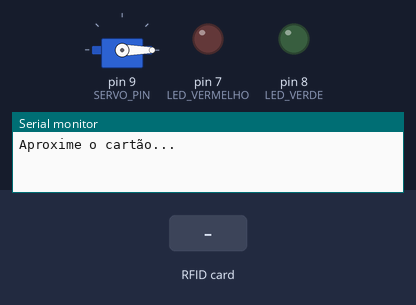
Simulated run of this sketch. Board: Arduino Uno, built with avr-gcc and run on an emulated ATmega328P. Parts: servo, output pins drawn as LEDs (lit = HIGH), the last lines printed to the serial monitor. Dashed ring = blinking. The test bench sets the inputs (shaded band). Pins used as bus, display or sensor lines are not drawn.

Above: at 1.2 s.
1.3 s: RFID card E3 2F AC 0F held to the reader
At 1.7 s:
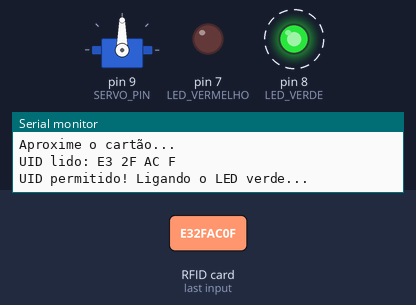
Timing chart, 0 to 8.8 s (numbered marks = the images above; inputs shaded):
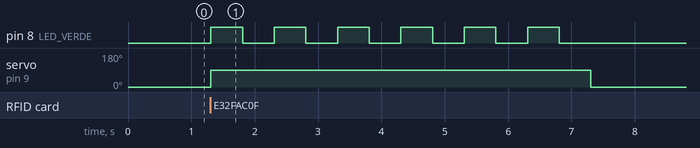

The sketch:

portaria_condominio.ino
```cpp
#include <SPI.h>
#include <MFRC522.h>
#include <Servo.h>

#define RST_PIN 5        // Pino RST do módulo RFID
#define SS_PIN 10        // Pino SDA do módulo RFID
#define LED_VERDE 8      // Porta do LED verde
#define LED_VERMELHO 7   // Porta do LED vermelho
#define SERVO_PIN 9      // Porta do servo

MFRC522 rfid(SS_PIN, RST_PIN);
Servo meuServo;
byte uidPermitido[] = {0xE3, 0x2F, 0xAC, 0x0F}; // alterar para o seu UID

void piscarLedVermelho() {
  for (int i = 0; i < 6; i++) {
    digitalWrite(LED_VERMELHO, HIGH);
    delay(500);
    digitalWrite(LED_VERMELHO, LOW);
    delay(500);
  }
}

void piscarLedVerde() {
  for (int i = 0; i < 6; i++) {
    digitalWrite(LED_VERDE, HIGH);
    delay(500);
    digitalWrite(LED_VERDE, LOW);
    delay(500);
  }
}

bool verificarUID(byte *uidLido, byte tamanhoUID, byte *uidPermitido) {
  for (byte i = 0; i < tamanhoUID; i++) {
    if (uidLido[i] != uidPermitido[i]) {
      return false;
    }
  }
  return true;
}


void setup() {
  Serial.begin(9600);
  SPI.begin();
  rfid.PCD_Init();
  meuServo.attach(SERVO_PIN);
  meuServo.write(0);
  pinMode(LED_VERDE, OUTPUT);
  pinMode(LED_VERMELHO, OUTPUT);
  digitalWrite(LED_VERMELHO, LOW);
  digitalWrite(LED_VERDE, LOW);
  Serial.println("Aproxime o cartão...");
}

void loop() {

  // Caso não tenha cartão lido, retorna
  if (!rfid.PICC_IsNewCardPresent() || !rfid.PICC_ReadCardSerial()) {
    return;
  }

  // Informa o UID do cartão
  Serial.print("UID lido: ");
  for (byte i = 0; i < rfid.uid.size; i++) {
    Serial.print(rfid.uid.uidByte[i], HEX);
    Serial.print(" ");
  }
  Serial.println();

  // Se o UID estiver cadastrado, abre a catraca e sinaliza a luz verde, caso não, sinaliza a luz vermelha.
  if (verificarUID(rfid.uid.uidByte, rfid.uid.size, uidPermitido)) {
    Serial.println("UID permitido! Ligando o LED verde...");
    digitalWrite(LED_VERMELHO, LOW);
    meuServo.write(90);
    piscarLedVerde();
    meuServo.write(0);
  } else {
    Serial.println("UID não permitido.");
    piscarLedVermelho();
  }

  rfid.PICC_HaltA();
  rfid.PCD_StopCrypto1();
}
```

Measured:
- after the input at 1.3 s, pin 8 (LED_VERDE): alternates HIGH for 0.50 s and LOW for 0.50 s, 12 changes in all, then stays LOW, starting at once; servo on pin 9 (SERVO_PIN): 0° → 90° at once, → 0° 6.0 s later
